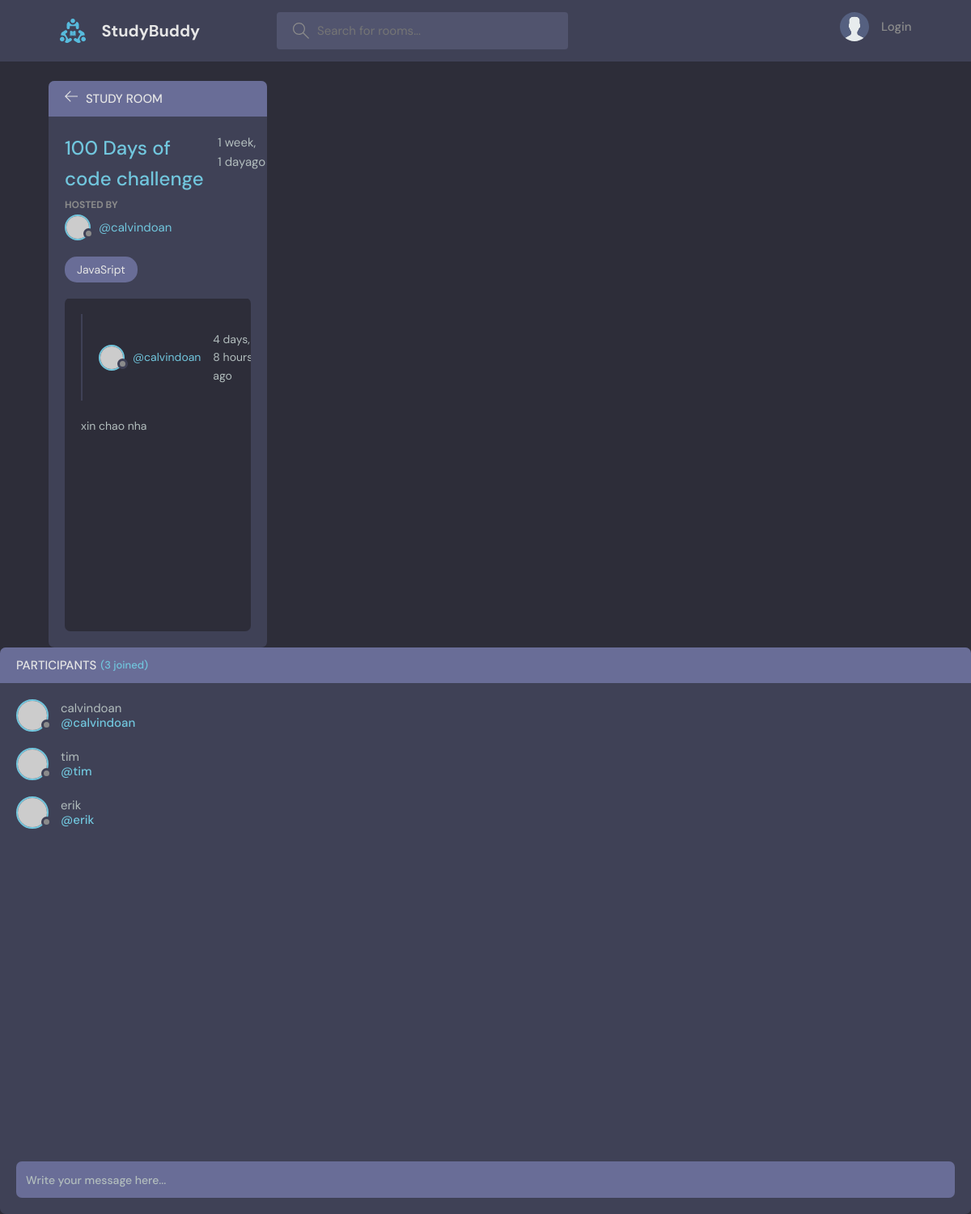
Page /room/2/ on the committed database.
### base/models.py (models this page shows, shortened)
class Room(models.Model):
    host = models.ForeignKey(User, on_delete=models.SET_NULL, null=True)
    topic = models.ForeignKey(Topic , on_delete=models.SET_NULL, null=True)
    name = models.CharField(max_length=200)
    description = models.TextField(null=True, blank=True)
    participants = models.ManyToManyField(User, related_name='participants', blank=True)
    created = models.DateTimeField(auto_now_add=True) # created object time
    updated = models.DateTimeField(auto_now=True) # updating the time after update object
    class Meta:
        ordering = ['-updated', '-created']

class Topic(models.Model):
    name = models.CharField(max_length=200)
    def __str__(self):
        return self.name

class Message(models.Model):
    user = models.ForeignKey(User, on_delete=models.CASCADE)
    room = models.ForeignKey(Room, on_delete=models.CASCADE)
    body = models.TextField()
    created = models.DateTimeField(auto_now_add=True)
    updated = models.DateTimeField(auto_now=True)

### base/views.py (the view, shortened to what this page needs)
# urls.py: path('room/<str:pk>', views.getRoom),
def room(request, pk):
    room = Room.objects.get(id=pk)
    room_messages = room.message_set.all().order_by('-created')
    room_participants = room.participants.all()
    context = {'room' : room, 'room_messages':room_messages, 'room_participants':room_participants}
    return render(request, 'base/room.html', context)

### base/templates/base/room.html (shortened to what this page needs)
{% extends 'main.html' %}
{% block content %}
    <main class="profile-page layout layout--2">
      <div class="container">
        <div class="room">
          <div class="room__top">
            <div class="room__topLeft">
              <a href="{% url 'home' %}">
                <svg version="1.1" xmlns="http://www.w3.org/2000/svg" width="32" height="32" viewBox="0 0 32 32">
                  <title>arrow-left</title>
                  <path
                    d="M13.723 2.286l-13.723 13.714 13.719 13.714 1.616-1.611-10.96-10.96h27.625v-2.286h-27.625l10.965-10.965-1.616-1.607z"
                  ></path>
                </svg>
              </a>
              <h3>Study Room</h3>
            </div>
          </div>
          <div class="room__box scroll">
            <div class="room__header scroll">
              <div class="room__info">
                <h3>{{room.name}}</h3>
                <span>{{room.created|timesince}}ago</span>
              </div>
              <div class="room__hosted">
                <p>Hosted By</p>
                <a href="{% url 'user-profile' room.host.id %}" class="room__author">
                  <div class="avatar avatar--small">
                    <img src="https://randomuser.me/api/portraits/men/37.jpg" />
                  </div>
                  <span>@{{room.host.username}}</span>
                </a>
              </div>
              <span class="room__topics">{{room.topic}}</span>
            </div>
            <div class="room__conversation">
              <div class="threads scroll">
                {% for message in room_messages %}
                <div class="thread">
                  <div class="thread__top">
                    <div class="thread__author">
                      <a href="{% url 'user-profile' message.user.id %}" class="thread__authorInfo">
                        <div class="avatar avatar--small">
                          <img src="https://randomuser.me/api/portraits/men/37.jpg" />
                        </div>
                        <span>@{{message.user.username}}</span>
                      </a>
                      <span class="thread__date">{{message.created|timesince}} ago</span>
                    </div>
                    </div>
                  </div>
                  <div class="thread__details">
                    {{message.body}}
                  </div>
                </div>
                {% endfor%}
              </div>
          <div class="room__message">
            <form action="" method="POST">
              <input name="body" type="text" placeholder="Write your message here..." />
            </form>
          </div>
        <div class="participants">
          <h3 class="participants__top">Participants <span>({{room_participants.count}} joined)</span></h3>
          <div class="participants__list scroll">
            {% for participant in room_participants %}
            <a href="{% url 'user-profile' participant.id %}" class="participant">
              <div class="avatar avatar--medium">
                <img src="https://randomuser.me/api/portraits/men/37.jpg" />
              </div>
              <p>
                {{participant.username}}
                <span>@{{participant.username}}</span>
              </p>
            </a>
            {% endfor %}
          </div>
        </div>
    </main>
{% endblock content %}

### rows in the picture
Room: name "100 Days of code challenge", created "1 week, 1 day", host.username "calvindoan", topic "JavaSript"
Message: user.username "calvindoan", created "4 days, 8…", body "xin chao nha"

### other values in the picture
{{ room_participants.count }} "3"
{{ participant.username }} "calvindoan"
{{ participant.username }} "tim"
{{ participant.username }} "erik"
